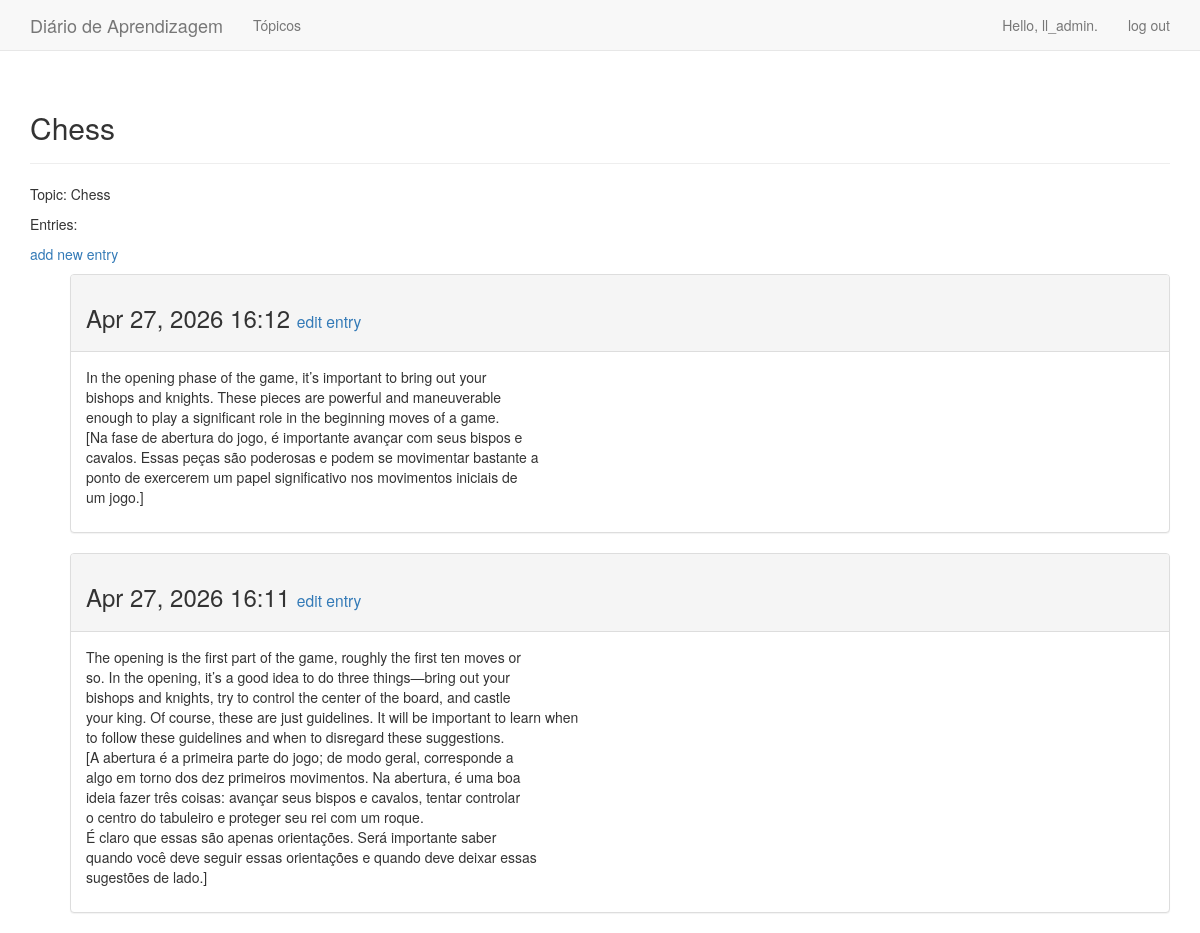
The page /topics/1/ (signed in) on the database its author committed.
### learning_logs/models.py (models this page shows, shortened)
class Topic(models.Model):
	text = models.CharField(max_length=200)
	date_added = models.DateTimeField(auto_now_add=True)
	owner = models.ForeignKey(User, on_delete=models.CASCADE)
	def __str__(self):
		return self.text

class Entry(models.Model):
	topic = models.ForeignKey(Topic, on_delete=models.CASCADE)
	text = models.TextField()
	date_added = models.DateTimeField(auto_now_add=True)
	class Meta:
		verbose_name_plural = 'entries'

### learning_logs/views.py (the view)
# urls.py: path('topics/<int:topic_id>/', views.topic, name='topic'),
@login_required
def topic(request, topic_id):
	topic = Topic.objects.get(id=topic_id)
	if topic.owner != request.user:
		raise Http404
	entries = topic.entry_set.order_by('-date_added')
	context = {'topic': topic, 'entries': entries}
	return render(request, 'learning_logs/topic.html', context)

### learning_logs/templates/learning_logs/topic.html
{% extends 'learning_logs/base.html' %}
{% block header %}
	<h2>{{ topic }}</h2>
{% endblock header %}
{% block content %}
	<p>Topic: {{ topic }}</p>
	<p>Entries:</p>
	<p>
		<a href="{% url 'learning_logs:new_entry' topic.id %}">add new entry</a>
	</p>
	<ul>
		{% for entry in entries %}
			<div class="panel panel-default">
				<div class="panel-heading">
					<h3>
						{{ entry.date_added|date:'M d, Y H:i' }}
						<small>
							<a href="{% url 'learning_logs:edit_entry' entry.id %}">edit entry</a>
						</small>
					</h3>
				</div>
				<div class="panel-body">
					{{ entry.text|linebreaks }}
				</div>
			</div>
		{% empty %}
			<li>
				There are no entries for this topic yet.
			</li>
		{% endfor %}
	</ul>
{% endblock content %}

### learning_logs/templates/learning_logs/base.html (shortened to what this page needs)
{% load bootstrap3 %}
<!DOCTYPE html>
<html lang="en">
	<head>
		{% bootstrap_css %}
	</head>
	<body>
			<nav class="navbar navbar-default navbar-static-top">
				<div class="container">
					<div class="navbar-header">
							<a class="navbar-brand" href="{% url 'learning_logs:index' %}">Diário de Aprendizagem</a>
					</div>
					<div id="navbar" class="navbar-collapse collapse">
						<ul class="nav navbar-nav">
							<li>
								<a href="{% url 'learning_logs:topics' %}">Tópicos</a>
							</li>
						</ul>
						<ul class="nav navbar-nav navbar-right">
							{% if user.is_authenticated %}
								<li><a>Hello, {{ user.username }}.</a></li>
								<li><a href="{% url 'users:logout' %}">log out</a></li>
							{% else %}
									<li><a href="{% url 'users:register' %}">registro</a></li>
									<li><a href="{% url 'users:login' %}">log in</a></li>
							{% endif %}
						</ul>
					</div>
				</div>
			</nav>
			<div class="container">
				<div class="page-header">
					{% block header %}{% endblock header %}
				</div>
				<div>
					{% block content %}{% endblock content %}
				</div>
			</div>
	</body>
</html>

### rows shown on the page
Topic: text "Chess"
Entry: date_added "Apr 27, 2026 16:12", text "In the opening phase of the game, it’s important to bring out your bishops and knights. These pieces are powerful and maneuverable enough to play a significant role in the beginning moves of a game. [Na fase de abertura do jogo, é importante avançar com seus bispos e cavalos. Essas peças são poderosas e podem se movimentar bastante a ponto de exercerem um papel significativo nos movimentos iniciais de um jogo.]"
Entry: date_added "Apr 27, 2026 16:11", text "The opening is the first part of the game, roughly the first ten moves or so. In the opening, it’s a good idea to do three things—bring out your bishops and knights, try to control the center of the board, and castle your king. Of course, these are just guidelines. It will be important to learn when to follow these guidelines and when to disregard these suggestions. [A abertura é a primeira parte do jogo; de modo geral, corresponde a algo em torno dos dez primeiros movimentos. Na abertura, é uma boa ideia fazer três coisas: avançar seus bispos e cavalos, tentar controlar o centro do tabuleiro e proteger seu rei com um roque. É claro que essas são apenas orientações. Será importante saber…"

### other values the page prints
{{ user.username }} "ll_admin"
